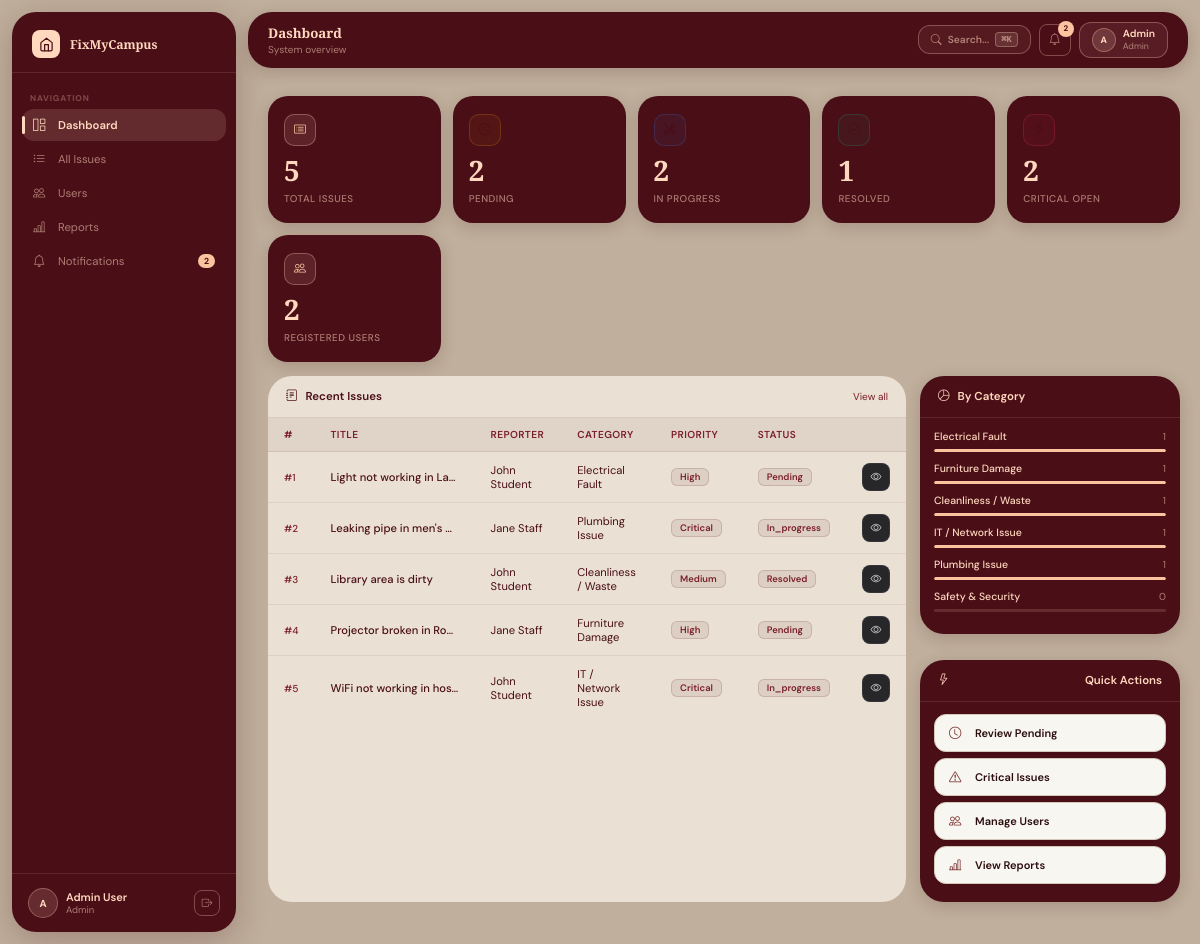
Page /admin/dashboard.php (signed in) on the committed database.
### tables this page shows
CREATE TABLE IF NOT EXISTS issues (
    issue_id INT(11) NOT NULL AUTO_INCREMENT,
    title VARCHAR(200) NOT NULL,
    description TEXT NOT NULL,
    category_id INT(11) DEFAULT NULL,
    location VARCHAR(200) NOT NULL,
    priority ENUM('low','medium','high','critical') NOT NULL DEFAULT 'medium',
    status ENUM('pending','in_progress','resolved','closed','rejected') NOT NULL DEFAULT 'pending',
    reported_by INT(11) NOT NULL,
    assigned_to INT(11) DEFAULT NULL,
    parent_id INT(11) DEFAULT NULL,
    is_parent TINYINT(1) DEFAULT 0,
    affected_count INT(11) DEFAULT 1,
    admin_remark TEXT DEFAULT NULL,
    created_at DATETIME DEFAULT CURRENT_TIMESTAMP,
    updated_at DATETIME DEFAULT CURRENT_TIMESTAMP ON UPDATE CURRENT_TIMESTAMP,
    PRIMARY KEY (issue_id),
    KEY fk_reported_by (reported_by),
    KEY fk_assigned_to (assigned_to),
    KEY fk_category (category_id),
    KEY fk_parent_issue (parent_id),
    CONSTRAINT fk_reported_by FOREIGN KEY (reported_by) REFERENCES users(user_id) ON DELETE CASCADE,
    CONSTRAINT fk_assigned_to FOREIGN KEY (assigned_to) REFERENCES users(user_id) ON DELETE SET NULL,
    CONSTRAINT fk_category FOREIGN KEY (category_id) REFERENCES categories(category_id) ON DELETE SET NULL,
    CONSTRAINT fk_parent_issue FOREIGN KEY (parent_id) REFERENCES issues(issue_id) ON DELETE SET NULL
);

CREATE TABLE IF NOT EXISTS users (
    user_id INT(11) NOT NULL AUTO_INCREMENT,
    full_name VARCHAR(100) NOT NULL,
    email VARCHAR(150) NOT NULL,
    password VARCHAR(255) NOT NULL,
    role ENUM('student','staff','admin','maintenance') NOT NULL DEFAULT 'student',
    department VARCHAR(100) DEFAULT NULL,
    phone VARCHAR(15) DEFAULT NULL,
    avatar VARCHAR(255) DEFAULT NULL,
    created_at DATETIME DEFAULT CURRENT_TIMESTAMP,
    PRIMARY KEY (user_id),
    UNIQUE KEY email (email)
);

CREATE TABLE IF NOT EXISTS categories (
    category_id INT(11) NOT NULL AUTO_INCREMENT,
    category_name VARCHAR(100) NOT NULL,
    icon VARCHAR(50) DEFAULT 'bi-tools',
    description TEXT DEFAULT NULL,
    PRIMARY KEY (category_id),
    UNIQUE KEY category_name (category_name)
);

### includes/auth_check.php (called while the page is built, shortened)
<?php
function currentUser() {
    return [
        'id'         => $_SESSION['user_id'] ?? null,
        'name'       => $_SESSION['user_name'] ?? 'Guest',
        'email'      => $_SESSION['user_email'] ?? '',
        'role'       => $_SESSION['role'] ?? 'guest',
        'department' => $_SESSION['department'] ?? '',
    ];
}

### admin/dashboard.php (the view, shortened to what this page needs)
<?php
require_once '../includes/auth_check.php';
require_once '../config/db.php';
require_once '../includes/notification_helper.php';
foreach(['pending','in_progress','resolved','closed','rejected'] as $s){
  $st=$pdo->prepare("SELECT COUNT(*) FROM issues WHERE status=?");$st->execute([$s]);$stats[$s]=$st->fetchColumn();
}
$stats['total']=$pdo->query("SELECT COUNT(*) FROM issues")->fetchColumn();
$totalUsers=$pdo->query("SELECT COUNT(*) FROM users WHERE role IN ('student','staff')")->fetchColumn();
$criticalOpen=$pdo->query("SELECT COUNT(*) FROM issues WHERE priority='critical' AND status NOT IN ('resolved','closed')")->fetchColumn();
$recent=$pdo->query("SELECT i.*,c.category_name,u.full_name AS reporter FROM issues i LEFT JOIN categories c ON i.category_id=c.category_id LEFT JOIN users u ON i.reported_by=u.user_id ORDER BY i.created_at DESC LIMIT 7")->fetchAll();
$catStats=$pdo->query("SELECT c.category_name,COUNT(i.issue_id) as cnt FROM categories c LEFT JOIN issues i ON i.category_id=c.category_id GROUP BY c.category_id ORDER BY cnt DESC LIMIT 6")->fetchAll();
$pageTitle='Dashboard';$pageSubtitle='System overview';
?><!DOCTYPE html>
<html lang="en">
<head>
<link rel="stylesheet" href="https://cdn.jsdelivr.net/npm/bootstrap-icons@1.11.3/font/bootstrap-icons.min.css">
<link rel="stylesheet" href="../assets/css/style.css">
</head>
<body>
<div class="app-wrapper">
  <?php include '../includes/sidebar.php';?>
  <div class="main-content">
    <?php include '../includes/topbar.php';?>
    <div class="page-content">
      <div class="stat-grid">
        <div class="stat-card"><div class="stat-icon"><i class="bi bi-card-list"></i></div><div class="stat-value"><?=$stats['total']?></div><div class="stat-label">Total Issues</div></div>
        <div class="stat-card"><div class="stat-icon" style="color:var(--amber);border-color:rgba(245,158,11,.2);background:rgba(245,158,11,.06)"><i class="bi bi-clock"></i></div><div class="stat-value"><?=$stats['pending']?></div><div class="stat-label">Pending</div></div>
        <div class="stat-card"><div class="stat-icon" style="color:var(--blue);border-color:rgba(59,130,246,.2);background:rgba(59,130,246,.06)"><i class="bi bi-tools"></i></div><div class="stat-value"><?=$stats['in_progress']?></div><div class="stat-label">In Progress</div></div>
        <div class="stat-card"><div class="stat-icon" style="color:var(--emerald);border-color:rgba(16,185,129,.2);background:rgba(16,185,129,.06)"><i class="bi bi-check-circle"></i></div><div class="stat-value"><?=$stats['resolved']?></div><div class="stat-label">Resolved</div></div>
        <div class="stat-card"><div class="stat-icon" style="color:var(--rose);border-color:rgba(244,63,94,.2);background:rgba(244,63,94,.06)"><i class="bi bi-lightning"></i></div><div class="stat-value"><?=$criticalOpen?></div><div class="stat-label">Critical Open</div></div>
        <div class="stat-card"><div class="stat-icon"><i class="bi bi-people"></i></div><div class="stat-value"><?=$totalUsers?></div><div class="stat-label">Registered Users</div></div>
      </div>
      <div style="display:grid;grid-template-columns:1fr 260px;gap:14px;">
        <div class="panel">
          <div class="panel-header"><span><i class="bi bi-journal-text me-2"></i>Recent Issues</span><a href="issues.php">View all</a></div>
          <table class="table-dark-custom">
            <thead><tr><th>#</th><th>Title</th><th>Reporter</th><th>Category</th><th>Priority</th><th>Status</th><th></th></tr></thead>
            <tbody>
            <?php foreach($recent as $r):?>
            <tr>
              <td><span class="issue-id">#<?=$r['issue_id']?></span></td>
              <td style="max-width:160px;overflow:hidden;text-overflow:ellipsis;white-space:nowrap;font-weight:500;"><?=htmlspecialchars($r['title'])?></td>
              <td class="text-muted"><?=htmlspecialchars($r['reporter'])?></td>
              <td class="text-muted"><?=htmlspecialchars($r['category_name']??'—')?></td>
              <td><?=getPriorityBadge($r['priority'])?></td>
              <td><?=getStatusBadge($r['status'])?></td>
              <td><a href="view_issue.php?id=<?=$r['issue_id']?>" class="btn-sm-icon"><i class="bi bi-eye"></i></a></td>
            </tr>
            <?php endforeach;?>
            </tbody>
          </table>
        </div>
        <div style="display:flex;flex-direction:column;gap:12px;">
          <div class="panel-burg">
            <div class="panel-header"><span><i class="bi bi-pie-chart me-2"></i>By Category</span></div>
            <div class="panel-body" style="padding:12px 14px;">
              <?php $max=max(array_column($catStats,'cnt')??[1]);foreach($catStats as $cs):$pct=$max>0?round(($cs['cnt']/$max)*100):0;?>
              <div style="margin-bottom:10px;">
                <div style="display:flex;justify-content:space-between;margin-bottom:3px;"><span style="font-size:.75rem;font-weight:500;color:var(--peach);"><?=htmlspecialchars($cs['category_name'])?></span><span style="font-size:.72rem;color:var(--peach-dim);"><?=$cs['cnt']?></span></div>
                <div class="mini-bar-track"><div class="mini-bar-fill" style="width:<?=$pct?>%"></div></div>
              </div>
              <?php endforeach;?>
            </div>
          </div>
          <div class="panel-burg">
            <div class="panel-header"><i class="bi bi-lightning me-2"></i>Quick Actions</div>
            <div class="panel-body" style="padding:12px 14px;">
              <a href="issues.php?status=pending" class="quick-action"><i class="bi bi-clock"></i>Review Pending</a>
              <a href="issues.php?priority=critical" class="quick-action"><i class="bi bi-exclamation-triangle"></i>Critical Issues</a>
              <a href="users.php" class="quick-action"><i class="bi bi-people"></i>Manage Users</a>
              <a href="reports.php" class="quick-action"><i class="bi bi-bar-chart-line"></i>View Reports</a>
            </div>
          </div>
        </div>
      </div>
    </div>
  </div>
</div>
</body></html>

### includes/sidebar.php (shortened to what this page needs)
<?php
require_once __DIR__ . '/notification_helper.php';
require_once __DIR__ . '/../config/db.php';
$u=currentUser();
$unread=getUnreadCount($pdo,$u['id']);
$initials=strtoupper(substr($u['name'],0,1));
$isAdmin=$u['role']==='admin';
$isMaint=$u['role']==='maintenance';
$base=BASE_URL;
$reporterMenu=[
  ['icon'=>'bi-house','label'=>'Dashboard','href'=>$base.'reporter/dashboard.php'],
  ['icon'=>'bi-plus-square','label'=>'Report Issue','href'=>$base.'reporter/report_issue.php'],
  ['icon'=>'bi-list-ul','label'=>'My Issues','href'=>$base.'reporter/my_issues.php'],
  ['icon'=>'bi-bell','label'=>'Notifications','href'=>$base.'reporter/notifications.php','badge'=>$unread],
];
$adminMenu=[
  ['icon'=>'bi-grid-1x2','label'=>'Dashboard','href'=>$base.'admin/dashboard.php'],
  ['icon'=>'bi-list-ul','label'=>'All Issues','href'=>$base.'admin/issues.php'],
  ['icon'=>'bi-people','label'=>'Users','href'=>$base.'admin/users.php'],
  ['icon'=>'bi-bar-chart-line','label'=>'Reports','href'=>$base.'admin/reports.php'],
  ['icon'=>'bi-bell','label'=>'Notifications','href'=>$base.'admin/notifications.php','badge'=>$unread],
];
$maintMenu=[
  ['icon'=>'bi-house','label'=>'Dashboard','href'=>$base.'maintenance/dashboard.php'],
  ['icon'=>'bi-wrench','label'=>'My Assignments','href'=>$base.'maintenance/my_assignments.php'],
  ['icon'=>'bi-bell','label'=>'Notifications','href'=>$base.'maintenance/notifications.php','badge'=>$unread],
];
$menu=$isAdmin?$adminMenu:($isMaint?$maintMenu:$reporterMenu);
$currentFile=basename($_SERVER['PHP_SELF']);
?>
<nav class="sidebar" id="sidebar">
  <a class="sidebar-logo" href="<?=$base?>index.php">
    <div class="s-mark">
      <svg viewBox="0 0 24 24" fill="none" stroke="currentColor" stroke-width="2" stroke-linecap="round" stroke-linejoin="round">
        <path d="M3 9l9-7 9 7v11a2 2 0 01-2 2H5a2 2 0 01-2-2z"/>
        <polyline points="9 22 9 12 15 12 15 22"/>
      </svg>
    </div>
    <span class="s-text">FixMyCampus</span>
  </a>
  <div class="sidebar-menu">
    <div class="menu-label">Navigation</div>
    <?php foreach($menu as $item):?>
      <a href="<?=$item['href']?>" class="menu-item<?=(basename($item['href'])===$currentFile)?' active':''?>">
        <i class="bi <?=$item['icon']?>"></i>
        <span><?=$item['label']?></span>
        <?php if(!empty($item['badge'])&&$item['badge']>0):?>
          <span class="menu-badge"><?=$item['badge']?></span>
        <?php endif;?>
      </a>
    <?php endforeach;?>
  </div>
  <div class="sidebar-footer">
    <div class="user-avatar-sm"><?=$initials?></div>
    <div class="sf-info">
      <div class="sf-name"><?=htmlspecialchars($u['name'])?></div>
      <div class="sf-role"><?=$u['role']?></div>
    </div>
    <a href="<?=$base?>logout.php" class="btn-icon-sm" title="Logout"><i class="bi bi-box-arrow-right"></i></a>
  </div>
</nav>

### includes/topbar.php (shortened to what this page needs)
<?php
require_once __DIR__ . '/notification_helper.php';
require_once __DIR__ . '/../config/db.php';
$u=currentUser();
$unread=getUnreadCount($pdo,$u['id']);
$role=$u['role'];
?>
<header class="topbar">
  <div class="topbar-left">
    <div>
      <div class="topbar-title"><?=$pageTitle??'Dashboard'?></div>
      <?php if(!empty($pageSubtitle)):?><div class="topbar-sub"><?=$pageSubtitle?></div><?php endif;?>
    </div>
  </div>
  <div class="topbar-right">
    <button class="search-trigger" onclick="openSearch()" aria-label="Search">
      <i class="bi bi-search" style="font-size:.78rem;"></i>
      <span>Search...</span>
      <kbd>⌘K</kbd>
    </button>
    <div style="position:relative;">
      <button class="notif-btn" id="notifBtn" onclick="toggleNotif()" aria-label="Notifications">
        <i class="bi bi-bell"></i>
        <?php if($unread>0):?><span class="notif-badge"><?=$unread>9?'9+':$unread?></span><?php endif;?>
      </button>
    </div>
    <div style="display:flex;align-items:center;gap:7px;padding:5px 12px;border:1px solid var(--peach-dimmer);border-radius:var(--r-sm);background:rgba(255,216,190,.08);">
      <div class="user-avatar-sm" style="width:24px;height:24px;font-size:.65rem;"><?=strtoupper(substr($u['name'],0,1))?></div>
      <div class="d-sm-block">
        <div style="font-size:.74rem;font-weight:600;color:var(--peach);line-height:1.2;"><?=htmlspecialchars(explode(' ',$u['name'])[0])?></div>
        <div style="font-size:.63rem;color:var(--peach-dim);text-transform:capitalize;"><?=$role?></div>
      </div>
    </div>
  </div>
</header>

### includes/notification_helper.php (shortened to what this page needs)
<?php
function getUnreadCount($pdo, $user_id) {
    $stmt = $pdo->prepare("SELECT COUNT(*) FROM notifications WHERE user_id = ? AND is_read = 0");
    $stmt->execute([$user_id]);
    return $stmt->fetchColumn();
}
function getPriorityBadge($priority) {
    $map = [
        'low'      => '<span class="badge badge-emerald">Low</span>',
        'medium'   => '<span class="badge badge-blue">Medium</span>',
        'high'     => '<span class="badge badge-amber">High</span>',
        'critical' => '<span class="badge badge-rose">Critical</span>',
    ];
    return $map[$priority] ?? '<span class="badge badge-zinc">' . ucfirst($priority) . '</span>';
}
function getStatusBadge($status) {
    $map = [
        'pending'     => '<span class="badge badge-amber">Pending</span>',
        'in_progress' => '<span class="badge badge-blue">In Progress</span>',
        'resolved'    => '<span class="badge badge-emerald">Resolved</span>',
        'closed'      => '<span class="badge badge-zinc">Closed</span>',
        'rejected'    => '<span class="badge badge-rose">Rejected</span>',
    ];
    return $map[$status] ?? '<span class="badge badge-zinc">' . ucfirst($status) . '</span>';
}

### rows in the picture
issues: reported_by "2", affected_count "1", issue_id "5", title "WiFi not working in hos…", reported_by.full_name "John Student", category.category_name "IT / Network Issue", priority "Critical", status "In_progress"
issues: issue_id "1", title "Light not working in La…", reported_by.full_name "John Student", category.category_name "Electrical Fault", priority "High", status "Pending"
issues: issue_id "2", title "Leaking pipe in men's…", reported_by.full_name "Jane Staff", category.category_name "Plumbing Issue", priority "Critical", status "In_progress"
issues: issue_id "3", title "Library area is dirty", reported_by.full_name "John Student", category.category_name "Cleanliness / Waste", priority "Medium", status "Resolved"
issues: issue_id "4", title "Projector broken in Ro…", reported_by.full_name "Jane Staff", category.category_name "Furniture Damage", priority "High", status "Pending"

### other values in the picture
$item['label'] "Dashboard"
$item['label'] "All Issues"
$item['label'] "Users"
$item['label'] "Reports"
$item['label'] "Notifications"
$item['badge'] "2"
$initials "A"
$u['name'] "Admin User"
$u['role'] "Admin"
$pageTitle "Dashboard"
$pageSubtitle "System overview"
$unread "2"
substr($u['name'],0,1) "A"
explode(' ',$u['name'])[0] "Admin"
$role "Admin"
